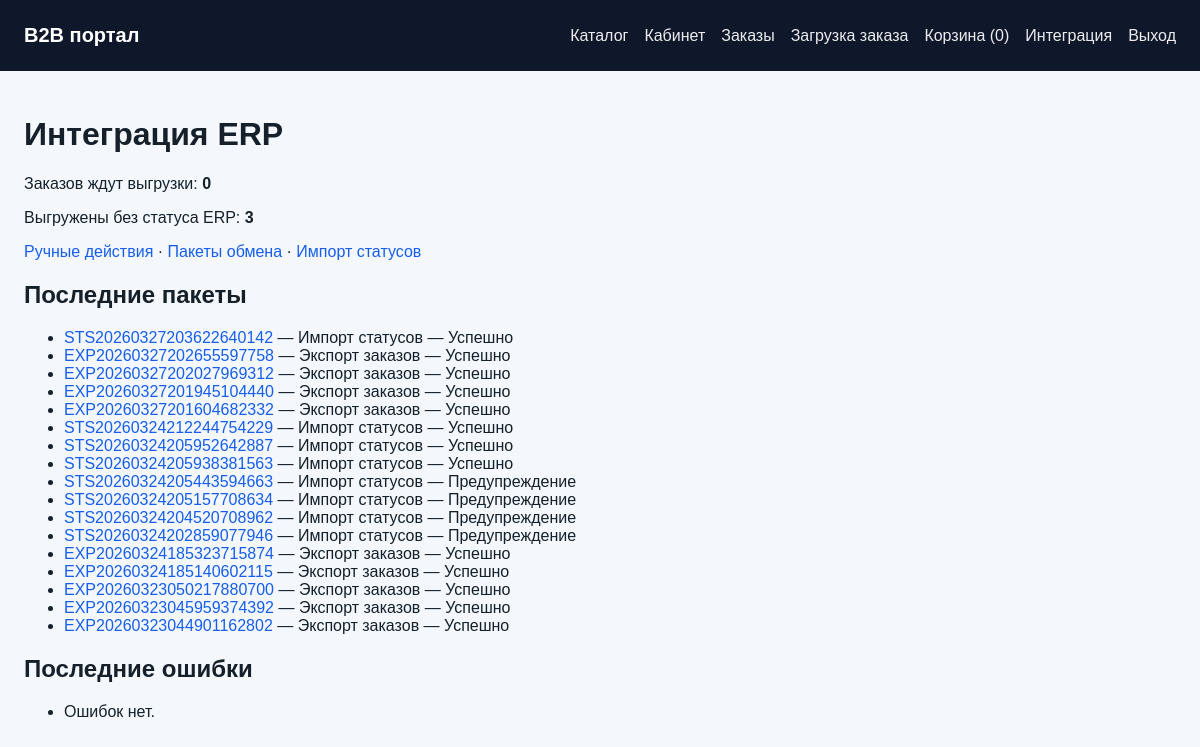
Page /integrations/ (signed in) on the earlier database version.
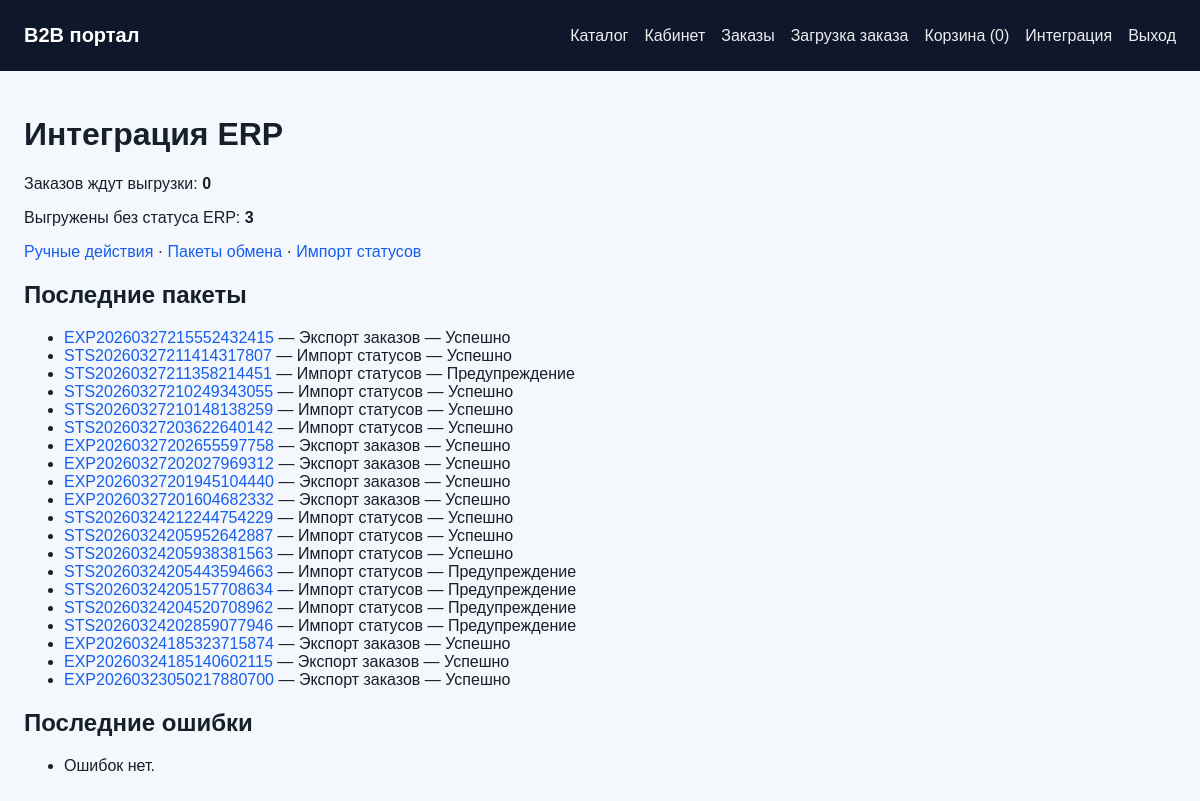
Same page on the later database version.
### apps/integrations/models.py (models this page shows, shortened)
class ExchangeBatch(models.Model):
    DIRECTION_CHOICES = [('export_orders', 'Экспорт заказов'), ('import_statuses', 'Импорт статусов'), ('system', 'Система')]
    STATUS_CHOICES = [('created', 'Создан'), ('ok', 'Успешно'), ('warning', 'Предупреждение'), ('error', 'Ошибка')]
    code = models.CharField('Код пакета', max_length=64, unique=True, db_index=True)
    direction = models.CharField('Направление', max_length=32, choices=DIRECTION_CHOICES)
    profile = models.ForeignKey(IntegrationProfile, verbose_name='Профиль', on_delete=models.SET_NULL, blank=True, null=True, related_name='batches')
    status = models.CharField('Статус', max_length=16, choices=STATUS_CHOICES, default='created')
    created_at = models.DateTimeField('Создан', auto_now_add=True)
    started_at = models.DateTimeField('Начат', blank=True, null=True)
    finished_at = models.DateTimeField('Завершен', blank=True, null=True)
    orders_count = models.PositiveIntegerField('Заказов', default=0)
    success_count = models.PositiveIntegerField('Успешно', default=0)
    error_count = models.PositiveIntegerField('Ошибок', default=0)
    file_path = models.CharField('Путь к основному файлу', max_length=1024, blank=True)
    checksum = models.CharField('Checksum', max_length=64, blank=True)
    comment = models.TextField('Комментарий', blank=True)
    class Meta:
        verbose_name = 'Пакет обмена'
        verbose_name_plural = 'Пакеты обмена'
        ordering = ['-created_at']

### apps/integrations/views.py (the view)
# urls.py: path('', views.integration_dashboard, name='dashboard'),
@staff_member_required
def integration_dashboard(request):
    context = {
        'profiles': IntegrationProfile.objects.all(),
        'last_batches': ExchangeBatch.objects.select_related('profile').all()[:20],
        'pending_orders': Order.objects.filter(erp_export_state__in=['new', 'validated']).count(),
        'exported_without_status': Order.objects.filter(erp_export_state='exported', erp_status_code='').count(),
        'recent_errors': ExchangeLog.objects.filter(status='error').select_related('profile', 'batch')[:20],
    }
    return render(request, 'integrations/dashboard.html', context)

### apps/portal/cart.py (called while the page is built)
    def count(self):
        return len(self.data)

### apps/portal/context_processors.py (called while the page is built)
def portal_context(request):
    cart = SessionCart(request)
    profile = getattr(getattr(request, 'user', None), 'company_profile', None)
    return {
        'portal_cart_count': cart.count(),
        'portal_company': getattr(profile, 'company', None),
    }

### templates/integrations/dashboard.html (shortened to what this page needs)
{% extends "base.html" %}
{% block content %}
<h1>Интеграция ERP</h1>
<p>Заказов ждут выгрузки: <strong>{{ pending_orders }}</strong></p>
<p>Выгружены без статуса ERP: <strong>{{ exported_without_status }}</strong></p>
<p><a href="{% url 'integrations:manual-actions' %}">Ручные действия</a> · <a href="{% url 'integrations:batches-list' %}">Пакеты обмена</a> · <a href="{% url 'integrations:status-imports' %}">Импорт статусов</a></p>
<h2>Последние пакеты</h2>
<ul>
{% for batch in last_batches %}
    <li><a href="{% url 'integrations:batch-detail' batch.pk %}">{{ batch.code }}</a> — {{ batch.get_direction_display }} — {{ batch.get_status_display }}</li>
{% empty %}
    <li>Пакетов нет.</li>
{% endfor %}
</ul>
<h2>Последние ошибки</h2>
<ul>
{% for log in recent_errors %}
    <li>{{ log.created_at }} — {{ log.message }}</li>
{% empty %}
    <li>Ошибок нет.</li>
{% endfor %}
</ul>
{% endblock %}

Differences in the rows shown:
no longer on this page (row unchanged): ExchangeBatch: code "EXP20260323045959374392", direction "Экспорт заказов", status "Успешно"
no longer on this page (row unchanged): ExchangeBatch: code "EXP20260323044901162802", direction "Экспорт заказов", status "Успешно"
added ExchangeBatch: code "EXP20260327215552432415", direction "Экспорт заказов", status "Успешно"
added ExchangeBatch: code "STS20260327211414317807", direction "Импорт статусов", status "Успешно"
added ExchangeBatch: code "STS20260327211358214451", direction "Импорт статусов", status "Предупреждение"
added ExchangeBatch: code "STS20260327210249343055", direction "Импорт статусов", status "Успешно"
added ExchangeBatch: code "STS20260327210148138259", direction "Импорт статусов", status "Успешно"
